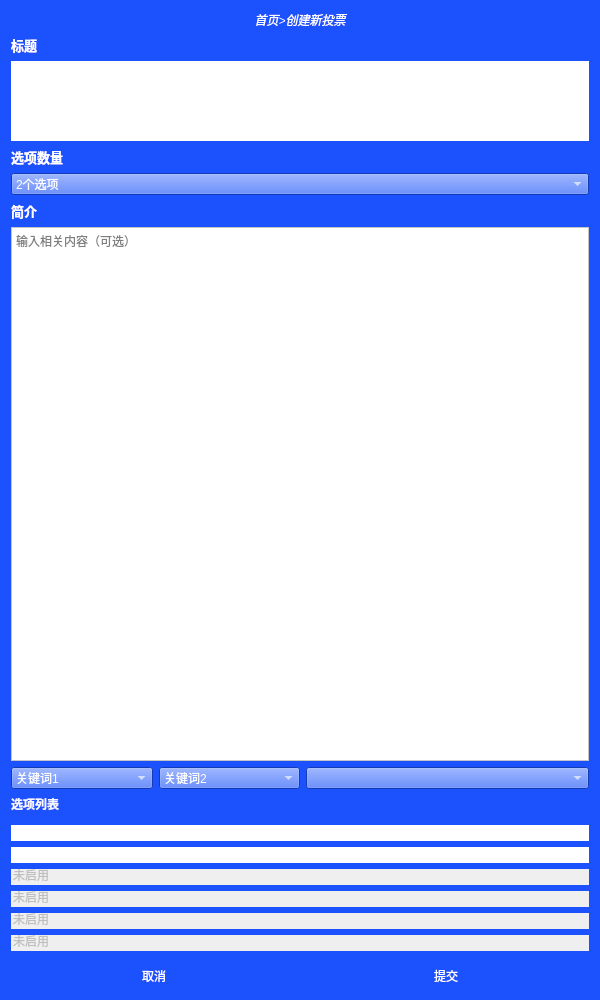
<?xml version="1.0" encoding="UTF-8"?>
<ui version="4.0">
 <class>upload</class>
 <widget class="QWidget" name="upload">
  <property name="geometry">
   <rect>
    <x>0</x>
    <y>0</y>
    <width>600</width>
    <height>1000</height>
   </rect>
  </property>
  <property name="minimumSize">
   <size>
    <width>300</width>
    <height>500</height>
   </size>
  </property>
  <property name="windowTitle">
   <string>Form</string>
  </property>
  <property name="styleSheet">
   <string notr="true">background-color: rgb(28, 81, 254);</string>
  </property>
  <layout class="QVBoxLayout" name="verticalLayout">
   <item>
    <widget class="QLabel" name="label">
     <property name="styleSheet">
      <string notr="true">font: 75 30pt &quot;微软雅黑&quot;;
color: rgb(255, 255, 255);</string>
     </property>
     <property name="text">
      <string>&lt;html&gt;&lt;head/&gt;&lt;body&gt;&lt;p align=&quot;center&quot;&gt;&lt;span style=&quot; font-style:italic;&quot;&gt;首页&amp;gt;创建新投票&lt;/span&gt;&lt;/p&gt;&lt;/body&gt;&lt;/html&gt;</string>
     </property>
    </widget>
   </item>
   <item>
    <widget class="QLabel" name="label_2">
     <property name="styleSheet">
      <string notr="true">font: 75 12pt &quot;微软雅黑&quot;;</string>
     </property>
     <property name="text">
      <string>&lt;html&gt;&lt;head/&gt;&lt;body&gt;&lt;p&gt;&lt;span style=&quot; font-size:10pt; font-weight:600; color:#ffffff;&quot;&gt;标题&lt;/span&gt;&lt;/p&gt;&lt;/body&gt;&lt;/html&gt;</string>
     </property>
    </widget>
   </item>
   <item>
    <widget class="QLineEdit" name="lineEdit">
     <property name="sizePolicy">
      <sizepolicy hsizetype="Minimum" vsizetype="Minimum">
       <horstretch>0</horstretch>
       <verstretch>0</verstretch>
      </sizepolicy>
     </property>
     <property name="minimumSize">
      <size>
       <width>0</width>
       <height>80</height>
      </size>
     </property>
     <property name="styleSheet">
      <string notr="true">background-color: rgb(255, 255, 255);
font: 75 20pt &quot;微软雅黑&quot;;</string>
     </property>
     <property name="frame">
      <bool>false</bool>
     </property>
    </widget>
   </item>
   <item>
    <widget class="QLabel" name="label_3">
     <property name="styleSheet">
      <string notr="true">font: 75 12pt &quot;微软雅黑&quot;;</string>
     </property>
     <property name="text">
      <string>&lt;html&gt;&lt;head/&gt;&lt;body&gt;&lt;p&gt;&lt;span style=&quot; font-size:10pt; font-weight:600; color:#ffffff;&quot;&gt;选项数量&lt;/span&gt;&lt;/p&gt;&lt;/body&gt;&lt;/html&gt;</string>
     </property>
    </widget>
   </item>
   <item>
    <widget class="QComboBox" name="comboBox">
     <property name="sizePolicy">
      <sizepolicy hsizetype="Minimum" vsizetype="Minimum">
       <horstretch>0</horstretch>
       <verstretch>0</verstretch>
      </sizepolicy>
     </property>
     <property name="maximumSize">
      <size>
       <width>1000</width>
       <height>100</height>
      </size>
     </property>
     <property name="autoFillBackground">
      <bool>false</bool>
     </property>
     <property name="styleSheet">
      <string notr="true">color: rgb(255, 255, 255);
font: 12pt &quot;微软雅黑&quot;;</string>
     </property>
     <item>
      <property name="text">
       <string>2个选项</string>
      </property>
     </item>
     <item>
      <property name="text">
       <string>3个选项</string>
      </property>
     </item>
     <item>
      <property name="text">
       <string>4个选项</string>
      </property>
     </item>
     <item>
      <property name="text">
       <string>5个选项</string>
      </property>
     </item>
     <item>
      <property name="text">
       <string>6个选项</string>
      </property>
     </item>
    </widget>
   </item>
   <item>
    <widget class="QLabel" name="label_4">
     <property name="styleSheet">
      <string notr="true">font: 75 12pt &quot;微软雅黑&quot;;</string>
     </property>
     <property name="text">
      <string>&lt;html&gt;&lt;head/&gt;&lt;body&gt;&lt;p&gt;&lt;span style=&quot; font-size:10pt; font-weight:600; color:#ffffff;&quot;&gt;简介&lt;/span&gt;&lt;/p&gt;&lt;/body&gt;&lt;/html&gt;</string>
     </property>
    </widget>
   </item>
   <item>
    <widget class="QTextEdit" name="textEdit">
     <property name="cursor" stdset="0">
      <cursorShape>IBeamCursor</cursorShape>
     </property>
     <property name="styleSheet">
      <string notr="true">background-color: rgb(255, 255, 255);
font: 75 15pt &quot;微软雅黑&quot;;</string>
     </property>
     <property name="placeholderText">
      <string>输入相关内容（可选）</string>
     </property>
    </widget>
   </item>
   <item>
    <layout class="QHBoxLayout" name="horizontalLayout" stretch="1,1,2">
     <item>
      <widget class="QComboBox" name="comboBox_3">
       <property name="styleSheet">
        <string notr="true">color: rgb(255, 255, 255);
font: 75 12pt &quot;微软雅黑&quot;;</string>
       </property>
       <item>
        <property name="text">
         <string extracomment="不可选">关键词1</string>
        </property>
       </item>
       <item>
        <property name="text">
         <string>情感</string>
        </property>
       </item>
      </widget>
     </item>
     <item>
      <widget class="QComboBox" name="comboBox_4">
       <property name="styleSheet">
        <string notr="true">color: rgb(255, 255, 255);
font: 75 12pt &quot;微软雅黑&quot;;</string>
       </property>
       <item>
        <property name="text">
         <string>关键词2</string>
        </property>
       </item>
      </widget>
     </item>
     <item>
      <widget class="QComboBox" name="comboBox_2">
       <property name="sizePolicy">
        <sizepolicy hsizetype="Minimum" vsizetype="Minimum">
         <horstretch>0</horstretch>
         <verstretch>0</verstretch>
        </sizepolicy>
       </property>
       <property name="styleSheet">
        <string notr="true">color: rgb(255, 255, 255);
font: 75 12pt &quot;微软雅黑&quot;;</string>
       </property>
      </widget>
     </item>
    </layout>
   </item>
   <item>
    <layout class="QVBoxLayout" name="choose" stretch="0,0,0,0,0,0,0,0,0">
     <item>
      <widget class="QLabel" name="label_5">
       <property name="styleSheet">
        <string notr="true">font: 75 12pt &quot;微软雅黑&quot;;</string>
       </property>
       <property name="text">
        <string>&lt;html&gt;&lt;head/&gt;&lt;body&gt;&lt;p&gt;&lt;span style=&quot; font-weight:600; color:#f6f7ff;&quot;&gt;选项列表&lt;/span&gt;&lt;/p&gt;&lt;/body&gt;&lt;/html&gt;</string>
       </property>
      </widget>
     </item>
     <item>
      <widget class="QFrame" name="frame_2">
       <property name="frameShape">
        <enum>QFrame::StyledPanel</enum>
       </property>
       <property name="frameShadow">
        <enum>QFrame::Raised</enum>
       </property>
      </widget>
     </item>
     <item>
      <widget class="QLineEdit" name="A1">
       <property name="styleSheet">
        <string notr="true">background-color: rgb(255, 255, 255);
font: 75 15pt &quot;微软雅黑&quot;;</string>
       </property>
       <property name="frame">
        <bool>false</bool>
       </property>
      </widget>
     </item>
     <item>
      <widget class="QLineEdit" name="A2">
       <property name="styleSheet">
        <string notr="true">background-color: rgb(255, 255, 255);
font: 75 15pt &quot;微软雅黑&quot;;</string>
       </property>
       <property name="frame">
        <bool>false</bool>
       </property>
      </widget>
     </item>
     <item>
      <widget class="QLineEdit" name="A3">
       <property name="enabled">
        <bool>false</bool>
       </property>
       <property name="styleSheet">
        <string notr="true">background-color: rgb(239, 239, 239);
font: 75 15pt &quot;微软雅黑&quot;;</string>
       </property>
       <property name="text">
        <string>未启用</string>
       </property>
       <property name="frame">
        <bool>false</bool>
       </property>
      </widget>
     </item>
     <item>
      <widget class="QLineEdit" name="A4">
       <property name="enabled">
        <bool>false</bool>
       </property>
       <property name="styleSheet">
        <string notr="true">background-color: rgb(239, 239, 239);
font: 75 15pt &quot;微软雅黑&quot;;</string>
       </property>
       <property name="text">
        <string>未启用</string>
       </property>
       <property name="frame">
        <bool>false</bool>
       </property>
      </widget>
     </item>
     <item>
      <widget class="QLineEdit" name="A5">
       <property name="enabled">
        <bool>false</bool>
       </property>
       <property name="styleSheet">
        <string notr="true">background-color: rgb(239, 239, 239);
font: 75 15pt &quot;微软雅黑&quot;;</string>
       </property>
       <property name="text">
        <string>未启用</string>
       </property>
       <property name="frame">
        <bool>false</bool>
       </property>
      </widget>
     </item>
     <item>
      <widget class="QLineEdit" name="A6">
       <property name="enabled">
        <bool>false</bool>
       </property>
       <property name="styleSheet">
        <string notr="true">background-color: rgb(239, 239, 239);
font: 75 15pt &quot;微软雅黑&quot;;</string>
       </property>
       <property name="text">
        <string>未启用</string>
       </property>
       <property name="frame">
        <bool>false</bool>
       </property>
      </widget>
     </item>
     <item>
      <widget class="QFrame" name="frame">
       <property name="frameShape">
        <enum>QFrame::StyledPanel</enum>
       </property>
       <property name="frameShadow">
        <enum>QFrame::Raised</enum>
       </property>
      </widget>
     </item>
    </layout>
   </item>
   <item>
    <layout class="QHBoxLayout" name="horizontalLayout_2">
     <item>
      <widget class="QPushButton" name="pushButton_2">
       <property name="styleSheet">
        <string notr="true">font: 75 15pt &quot;微软雅黑&quot;;
color: rgb(255, 255, 255);
background-color: rgb(30, 4, 58);</string>
       </property>
       <property name="text">
        <string>取消</string>
       </property>
       <property name="flat">
        <bool>true</bool>
       </property>
      </widget>
     </item>
     <item>
      <widget class="QPushButton" name="pushButton">
       <property name="styleSheet">
        <string notr="true">font: 75 15pt &quot;微软雅黑&quot;;
color: rgb(255, 255, 255);
background-color: rgb(30, 4, 58);</string>
       </property>
       <property name="text">
        <string>提交</string>
       </property>
       <property name="flat">
        <bool>true</bool>
       </property>
      </widget>
     </item>
    </layout>
   </item>
  </layout>
 </widget>
 <resources/>
 <connections/>
</ui>
